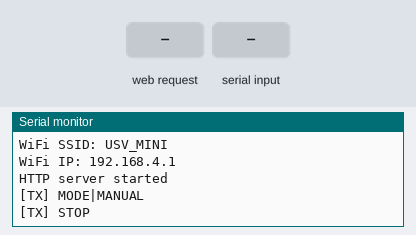
Bench run of a program on a simulated ESP32. Shown: the last lines printed to the serial monitor. Inputs (shaded band) come from the test bench.

Above: at 1.7 s.
1.8 s: HTTP request GET /command?cmd=MANUAL received
At 2.8 s:
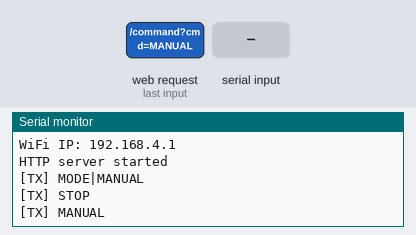
3.3 s: "MOTOR|\n" received over the second serial link
At 4.0 s:
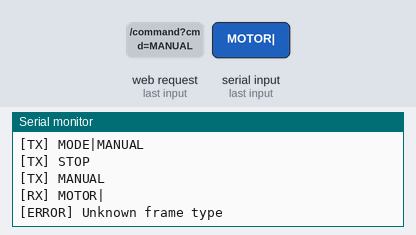
4.8 s: HTTP request GET /command?cmd=1 received
At 6.0 s:
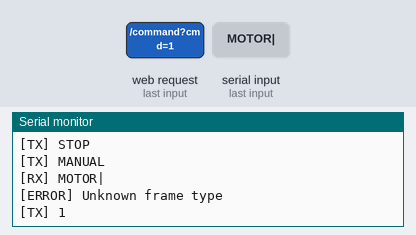
6.3 s: "STATUS|\n" received over the second serial link
At 7.4 s:
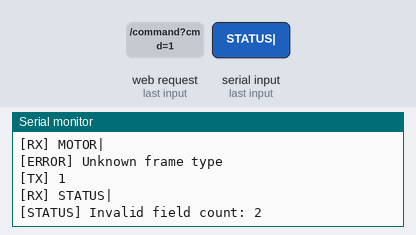
7.8 s: "ERROR|\n" received over the second serial link
At 8.5 s:
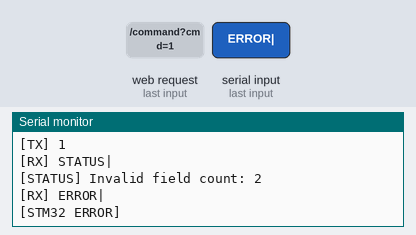
9.3 s: "MANUAL\n" received over the second serial link
At 9.7 s:
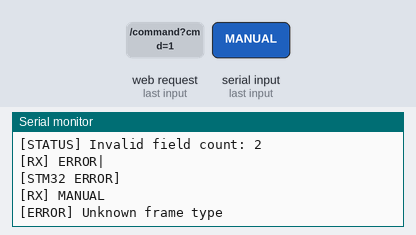

Measured:
- after the input at 1.8 s, the serial monitor: prints a new line at once (image 1)
- after the input at 3.3 s, the serial monitor: prints a new line at once (image 2)
- after the input at 4.8 s, the serial monitor: prints a new line at once (image 3)
- after the input at 6.3 s, the serial monitor: prints a new line at once (image 4)
- after the input at 7.8 s, the serial monitor: prints a new line at once (image 5)
- after the input at 9.3 s, the serial monitor: prints a new line at once (image 6)

The program:

main.cpp
```cpp
#include "config.h"
#include "web.h"
#include <Arduino.h>
#include <WebServer.h>
#include <WiFi.h>

WebServer server(80);
HardwareSerial STM32Serial(2);
String rxBuffer;

// Function prototypes
void sendCommand(const String &command);
void receiveSTM32();
void parseSTM32Frame(String frame);
void parseStatus(String frame);
void parseError(String frame);
int splitFrame(String frame, String fields[], int maxFields);
void handleRoot();
void handleCommand();
void handleStatus();

// Telemetry Data
String latitude = "0.000000";
String longitude = "0.000000";
String heading = "0.0";
String speed = "0.00";
String battery = "0.00";
String current = "0.00";
String temp = "0.0";
String feed = "0";
String mode = "MANUAL";
String gps = "0";
String lastError = "";

// Gửi lệnh điều khiển xuống STM32 qua UART
void sendCommand(const String &command) {
  STM32Serial.print(command);
  STM32Serial.print('\n');
  if (!command.startsWith("MOTOR|")) {
    Serial.print("[TX] ");
    Serial.println(command);
  }
}

// Nhận dữ liệu UART từ STM32
void receiveSTM32() {
  while (STM32Serial.available()) {
    char c = STM32Serial.read();
    if (c == '\n') {
      rxBuffer.trim();
      if (rxBuffer.length() > 0) {
        parseSTM32Frame(rxBuffer);
      }
      rxBuffer = "";
    } else {
      if (rxBuffer.length() < 200) {
        rxBuffer += c;
      } else {
        rxBuffer = "";
        Serial.println("[ERROR] RX buffer overflow");
      }
    }
  }
}

// Phân tích khung truyền nhận từ STM32
void parseSTM32Frame(String frame) {
  Serial.print("[RX] ");
  Serial.println(frame);

  if (frame.startsWith("STATUS|")) {
    parseStatus(frame);
  } else if (frame.startsWith("ERROR|")) {
    parseError(frame);
  } else {
    Serial.println("[ERROR] Unknown frame type");
  }
}

// Phân tích bản tin STATUS định kỳ
void parseStatus(String frame) {
  String fields[11];
  int count = splitFrame(frame, fields, 11);
  if (count != 11) {
    Serial.print("[STATUS] Invalid field count: ");
    Serial.println(count);
    return;
  }

  latitude = fields[1];
  longitude = fields[2];
  heading = fields[3];
  speed = fields[4];
  battery = fields[5];
  current = fields[6];
  temp = fields[7];
  feed = fields[8];
  mode = fields[9];
  gps = fields[10];
  lastError = "";
}

// Phân tích bản tin ERROR
void parseError(String frame) {
  int separator = frame.indexOf('|');
  if (separator < 0) {
    Serial.println("[ERROR] Invalid ERROR frame");
    return;
  }
  lastError = frame.substring(separator + 1);
  Serial.print("[STM32 ERROR] ");
  Serial.println(lastError);
}

// Tách chuỗi theo ký tự '|'
int splitFrame(String frame, String fields[], int maxFields) {
  int count = 0;
  int start = 0;
  while (count < maxFields) {
    int separator = frame.indexOf('|', start);
    if (separator < 0) {
      fields[count++] = frame.substring(start);
      break;
    }
    fields[count++] = frame.substring(start, separator);
    start = separator + 1;
  }
  return count;
}

// HTTP handler phục vụ trang web
void handleRoot() {
  server.send_P(200, "text/html; charset=UTF-8", INDEX_HTML);
}

// HTTP handler nhận lệnh điều khiển
void handleCommand() {
  if (!server.hasArg("cmd")) {
    server.send(400, "text/plain", "Missing cmd");
    return;
  }
  String command = server.arg("cmd");
  command.trim();
  if (command.length() == 0) {
    server.send(400, "text/plain", "Empty command");
    return;
  }
  if (command.length() > 100) {
    server.send(400, "text/plain", "Command too long");
    return;
  }
  sendCommand(command);
  server.send(200, "text/plain", "OK");
}

// HTTP handler trả về trạng thái JSON
void handleStatus() {
  String json;
  json.reserve(220);
  json = "{\"lat\":\"" + latitude + "\",";
  json += "\"lon\":\"" + longitude + "\",";
  json += "\"heading\":\"" + heading + "\",";
  json += "\"speed\":\"" + speed + "\",";
  json += "\"battery\":\"" + battery + "\",";
  json += "\"current\":\"" + current + "\",";
  json += "\"temp\":\"" + temp + "\",";
  json += "\"feed\":\"" + feed + "\",";
  json += "\"mode\":\"" + mode + "\",";
  json += "\"gps\":\"" + gps + "\",";
  json += "\"error\":\"" + lastError + "\"}";
  server.send(200, "application/json", json);
}

void setup() {
  Serial.begin(115200);
  STM32Serial.begin(UART_BAUDRATE, SERIAL_8N1, STM32_RX_PIN, STM32_TX_PIN);

  WiFi.mode(WIFI_AP);
  WiFi.softAP(AP_SSID, AP_PASSWORD);

  Serial.println();
  Serial.print("WiFi SSID: ");
  Serial.println(AP_SSID);
  Serial.print("WiFi IP: ");
  Serial.println(WiFi.softAPIP());

  server.on("/", HTTP_GET, handleRoot);
  server.on("/command", HTTP_GET, handleCommand);
  server.on("/status", HTTP_GET, handleStatus);
  server.begin();
  Serial.println("HTTP server started");

  delay(500);
  sendCommand("MODE|MANUAL");
  sendCommand("STOP");
}

void loop() {
  receiveSTM32();
  server.handleClient();
}
```

config.h
```cpp
#ifndef CONFIG_H
#define CONFIG_H

// Cấu hình Wifi AP
#define AP_SSID "USV_MINI"
#define AP_PASSWORD "12345678"

// Cấu hình UART
#define STM32_RX_PIN 16
#define STM32_TX_PIN 17

// Tốc độ truyền dữ liệu
#define UART_BAUDRATE 115200
#endif
```

Source omitted: web.h (76313 bytes)
